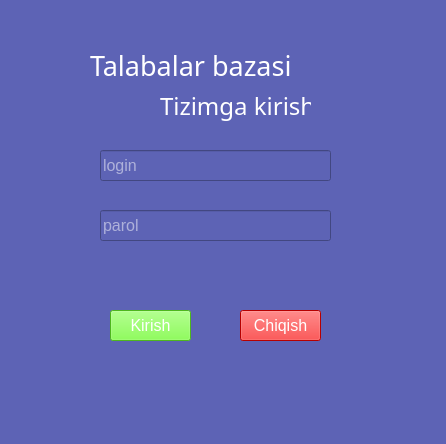
<?xml version="1.0" encoding="UTF-8"?>
<ui version="4.0">
 <class>Form</class>
 <widget class="QMainWindow" name="Form">
  <property name="geometry">
   <rect>
    <x>0</x>
    <y>0</y>
    <width>446</width>
    <height>444</height>
   </rect>
  </property>
  <property name="windowTitle">
   <string>Form</string>
  </property>
  <property name="styleSheet">
   <string notr="true">background-color: rgb(93, 99, 181);</string>
  </property>
  <widget class="QWidget" name="centralwidget">
   <widget class="QLabel" name="label">
    <property name="geometry">
     <rect>
      <x>90</x>
      <y>40</y>
      <width>271</width>
      <height>51</height>
     </rect>
    </property>
    <property name="font">
     <font>
      <family>Algerian</family>
      <pointsize>20</pointsize>
      <weight>50</weight>
      <bold>false</bold>
     </font>
    </property>
    <property name="styleSheet">
     <string notr="true">color: rgb(255, 255, 255);</string>
    </property>
    <property name="text">
     <string>Talabalar bazasi</string>
    </property>
   </widget>
   <widget class="QPushButton" name="kirishButton">
    <property name="geometry">
     <rect>
      <x>110</x>
      <y>310</y>
      <width>81</width>
      <height>31</height>
     </rect>
    </property>
    <property name="font">
     <font>
      <family>Arial</family>
      <pointsize>12</pointsize>
      <weight>50</weight>
      <italic>false</italic>
      <bold>false</bold>
     </font>
    </property>
    <property name="styleSheet">
     <string notr="true">background-color: rgb(109, 255, 42);
color: rgb(255, 255, 255);</string>
    </property>
    <property name="text">
     <string>Kirish</string>
    </property>
   </widget>
   <widget class="QPushButton" name="chiqishButton">
    <property name="geometry">
     <rect>
      <x>240</x>
      <y>310</y>
      <width>81</width>
      <height>31</height>
     </rect>
    </property>
    <property name="font">
     <font>
      <family>Arial</family>
      <pointsize>12</pointsize>
      <weight>50</weight>
      <italic>false</italic>
      <bold>false</bold>
     </font>
    </property>
    <property name="styleSheet">
     <string notr="true">color: rgb(255, 255, 255);
background-color: rgb(255, 0, 0);</string>
    </property>
    <property name="text">
     <string>Chiqish</string>
    </property>
   </widget>
   <widget class="QLineEdit" name="login">
    <property name="geometry">
     <rect>
      <x>100</x>
      <y>150</y>
      <width>231</width>
      <height>31</height>
     </rect>
    </property>
    <property name="font">
     <font>
      <pointsize>12</pointsize>
      <italic>false</italic>
     </font>
    </property>
    <property name="styleSheet">
     <string notr="true">color: rgb(255, 255, 255);
</string>
    </property>
    <property name="text">
     <string/>
    </property>
    <property name="readOnly">
     <bool>false</bool>
    </property>
    <property name="placeholderText">
     <string>login</string>
    </property>
   </widget>
   <widget class="QLineEdit" name="parol">
    <property name="geometry">
     <rect>
      <x>100</x>
      <y>210</y>
      <width>231</width>
      <height>31</height>
     </rect>
    </property>
    <property name="font">
     <font>
      <pointsize>12</pointsize>
      <italic>false</italic>
     </font>
    </property>
    <property name="styleSheet">
     <string notr="true">color: rgb(255, 255, 255);</string>
    </property>
    <property name="text">
     <string/>
    </property>
    <property name="placeholderText">
     <string>parol</string>
    </property>
   </widget>
   <widget class="QLabel" name="label_2">
    <property name="geometry">
     <rect>
      <x>160</x>
      <y>80</y>
      <width>151</width>
      <height>51</height>
     </rect>
    </property>
    <property name="font">
     <font>
      <family>Baskerville Old Face</family>
      <pointsize>18</pointsize>
      <weight>50</weight>
      <bold>false</bold>
     </font>
    </property>
    <property name="styleSheet">
     <string notr="true">color: rgb(255, 255, 255);</string>
    </property>
    <property name="text">
     <string>Tizimga kirish</string>
    </property>
   </widget>
  </widget>
  <widget class="QStatusBar" name="statusbar"/>
 </widget>
 <resources/>
 <connections/>
</ui>
